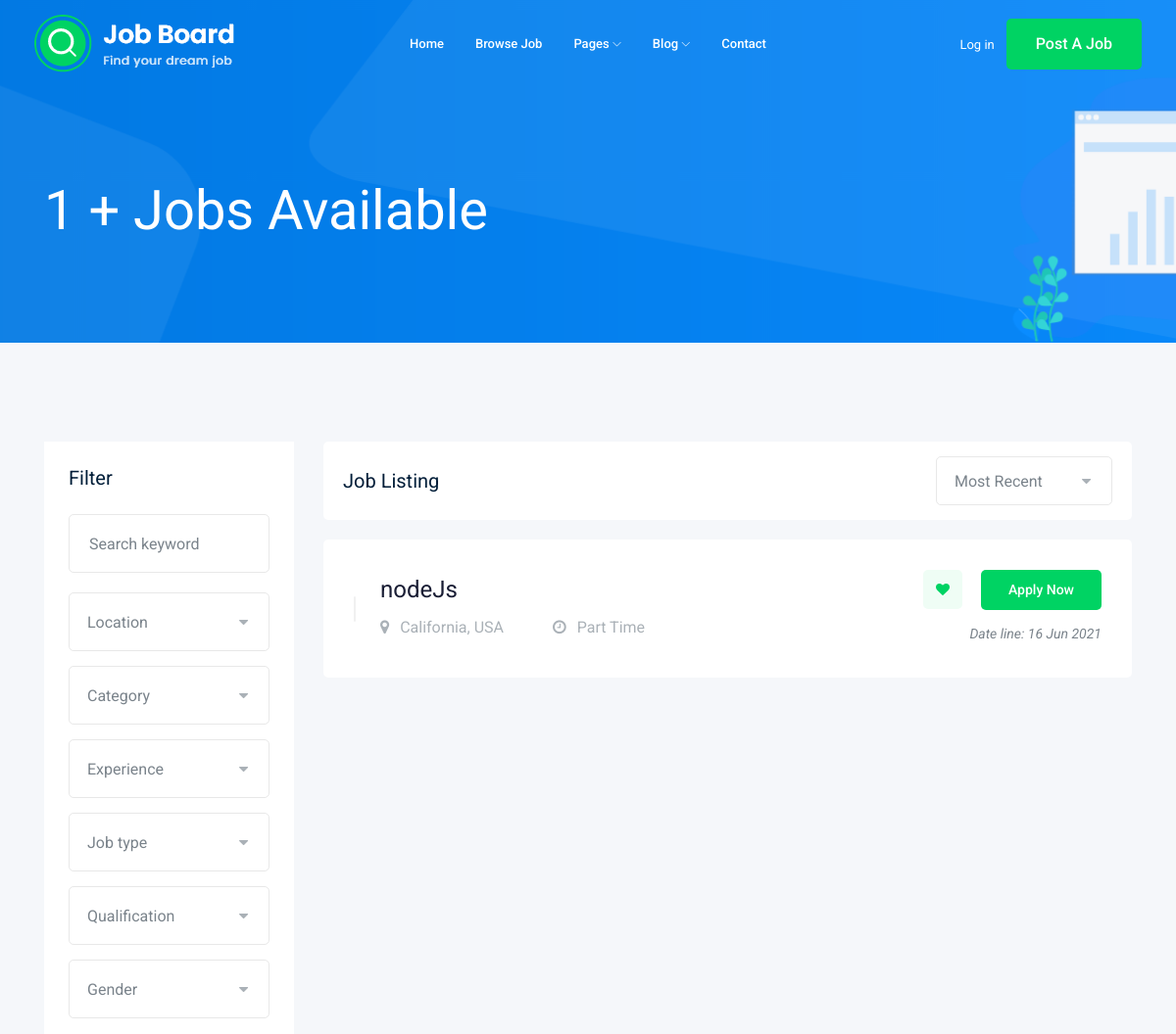
The app's page /jobs/ (upper part), older data.
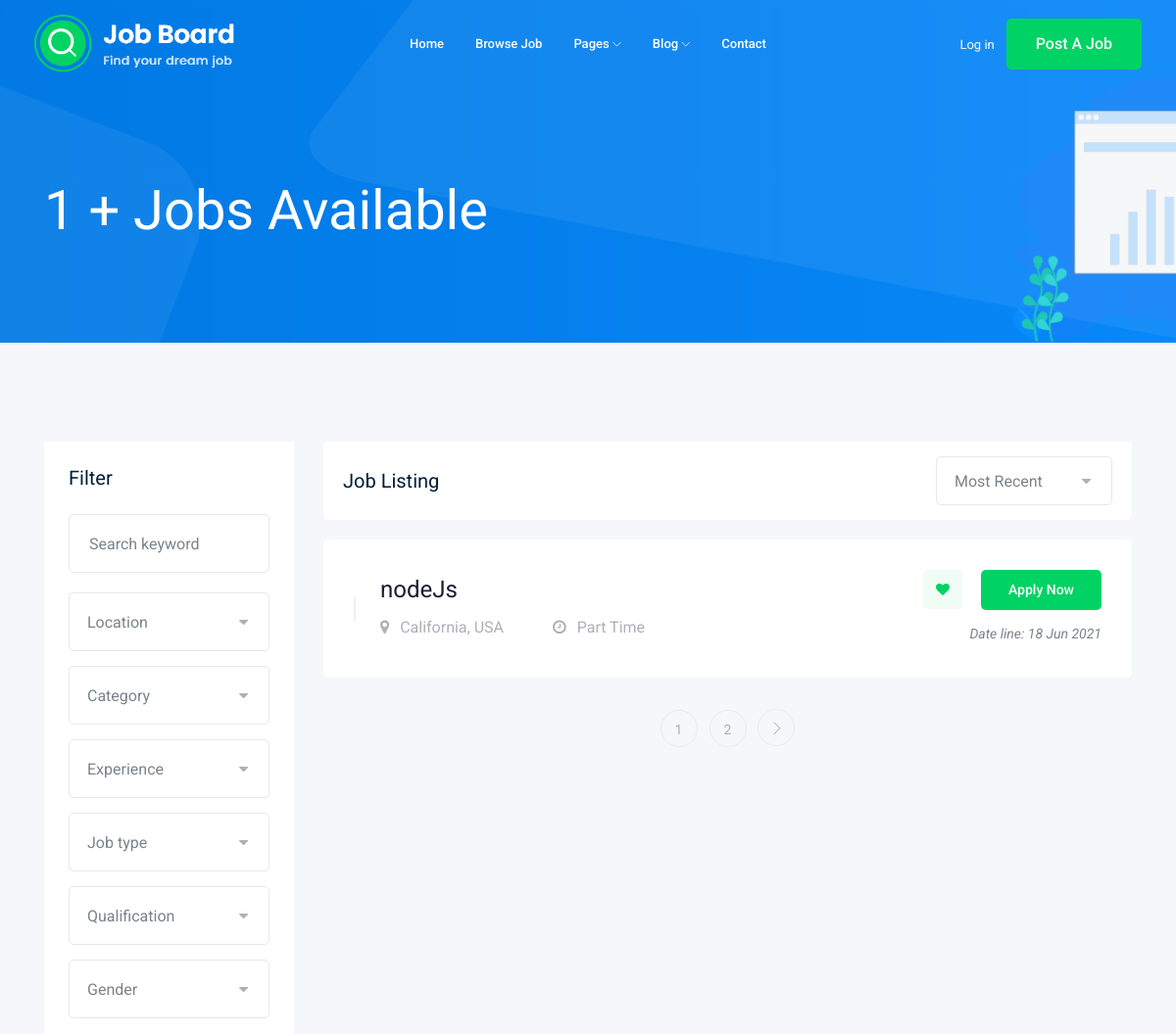
The same page, newer data.
### job/models.py (models this page shows, shortened)
class Job(models.Model):
	employer = models.ForeignKey(User,  on_delete=models.CASCADE)
	title = models.CharField(max_length=50)
	job_type = models.CharField(max_length=50,choices = jobType)
	Description = models.TextField(max_length = 1000)
	publishedAt = models.DateTimeField(auto_now=True)
	Vacancy = models.IntegerField(default=1)
	salary = models.IntegerField(default=0)
	exp = models.IntegerField(default=1)
	cat = models.ForeignKey(Category,verbose_name = "Category Name", on_delete=models.CASCADE)
	image = models.ImageField(upload_to=image_upload,default='media/default/job-offer-on-orange-note-260nw-752376046.jpg')
	slug = models.SlugField(blank=True,null=True)

### job/views.py (the view)
# urls.py: path('', views.jobList),
def jobList(request):
	paginator = Paginator(Job.objects.all(),1)
	pNum = request.GET.get("page")
	pObjs = paginator.get_page(pNum)
	return render(request,'job/allJobs.html', {'jobs':pObjs})

### job/templates/job/allJobs.html (shortened to what the changed rows need)
{% extends 'base.html' %}
{% block body %}
    <div class="job_listing_area plus_padding">
        <div class="container">
            <div class="row">
                <div class="col-lg-9">
                    <div class="job_lists m-0">
                        <div class="row">
                        {% for job in jobs %}
                            <div class="col-lg-12 col-md-12">
                                <div class="single_jobs white-bg d-flex justify-content-between">
                                    <div class="jobs_left d-flex align-items-center">
                                        <div class="thumb">
                                        </div>
                                        <div class="jobs_conetent">
                                            <a href="{% url 'jobs:jobDetail' job.slug %}"><h4>{{job.title}}</h4></a>
                                            <div class="links_locat d-flex align-items-center">
                                                <div class="location">
                                                    <p> <i class="fa fa-map-marker"></i> California, USA</p>
                                                </div>
                                                <div class="location">
                                                    <p> <i class="fa fa-clock-o"></i> {{job.job_type}}</p>
                                                </div>
                                            </div>
                                        </div>
                                    </div>
                                    <div class="jobs_right">
                                        <div class="apply_now">
                                            <a class="heart_mark" href="#"> <i class="fa fa-heart"></i> </a>
                                            <a href="{% url 'jobs:jobDetail' job.slug %}" class="boxed-btn3">Apply Now</a>
                                        </div>
                                        <div class="date">
                                            <p>Date line: {{job.publishedAt |date:'d M o'}}</p>
                                        </div>
                                    </div>
                                </div>
                            </div>
                            {% endfor %}
                        </div>
                        <div class="row">
                            <div class="col-lg-12">
                                {% if jobs.has_other_pages %}
                                    <div class="pagination_wrap">
                                        <ul>
                                            {% for job in jobs.paginator.page_range %}
                                                <li><a href="?page={{job}}"><span>{{job}}</span></a></li>
                                            {% endfor %}
                                            {% if jobs.has_next %}
                                                <li><a href="?page={{jobs.next_page_number}}"> <i class="ti-angle-right"></i> </a></li>
                                            {% endif %}
                                        </ul>
                                    </div>
                                {% endif %}
                            </div>
                        </div>
                    </div>
                </div>
            </div>
        </div>
    </div>
{% endblock body %}

Row changes from the older to the newer data that the page shows:
changed Job "nodeJs": publishedAt "16 Jun 2021" → "18 Jun 2021"
Text that changed along with them:
new list line: "1"
new list line: "2"
